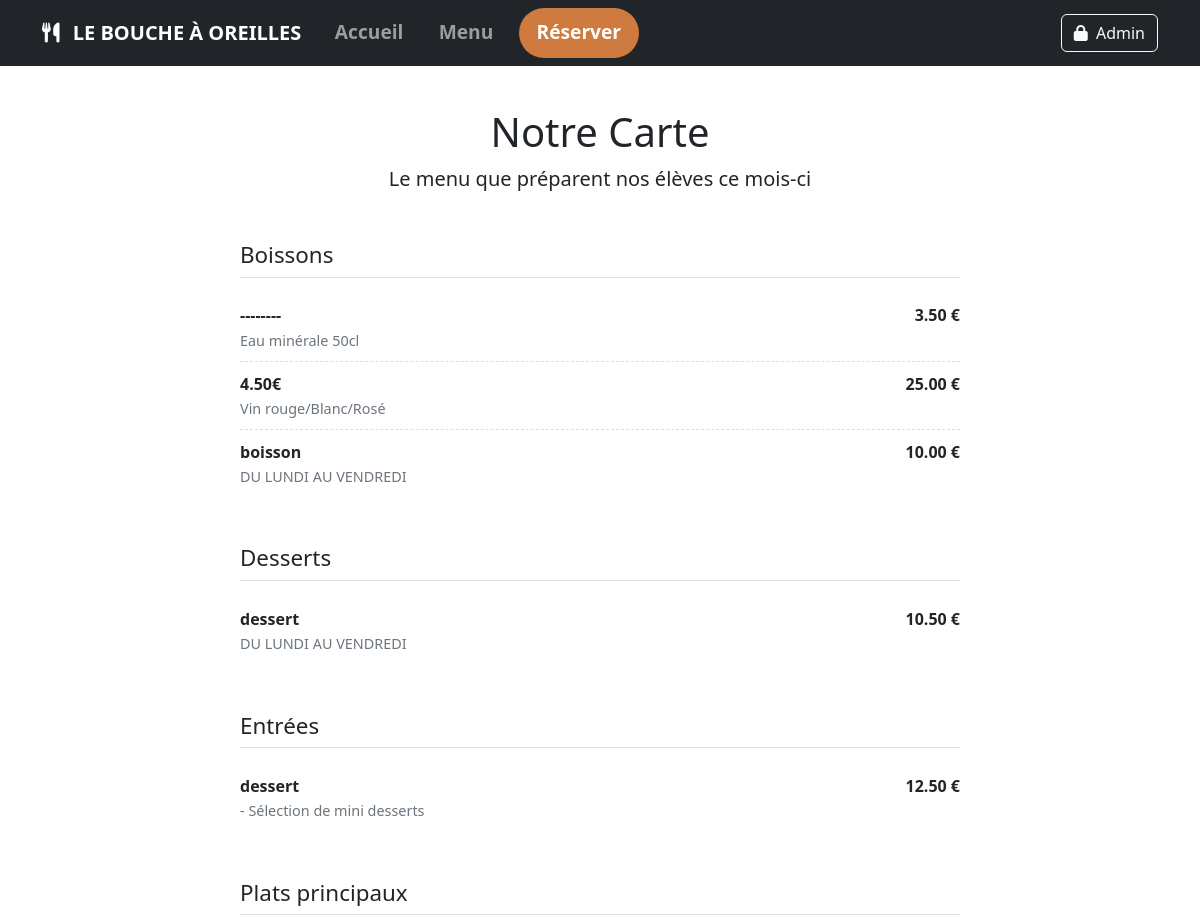
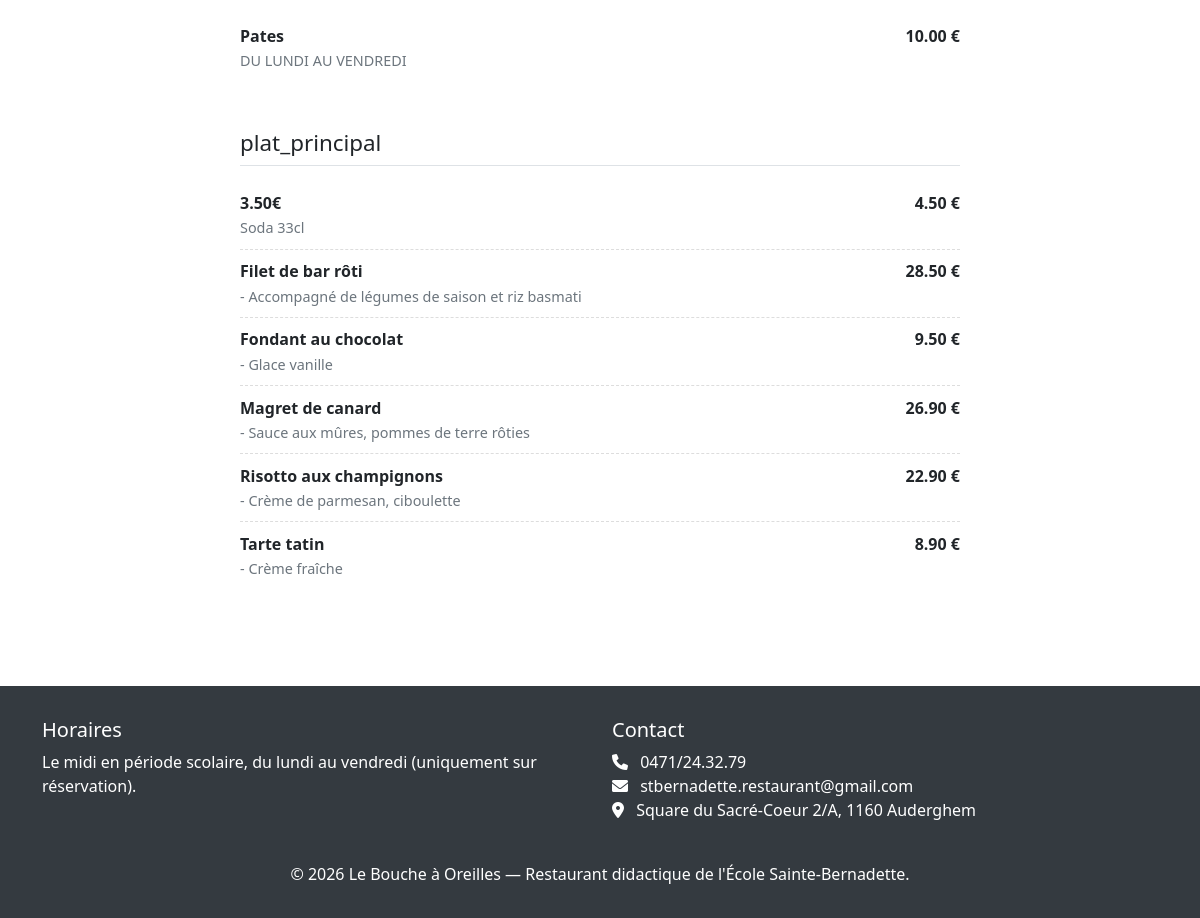
The app's page /carte with its own data (2 pictures, top to bottom).
### models.py (models this page shows)
class Plat(db.Model):
    __tablename__ = 'menu'
    id = db.Column(db.Integer, primary_key=True)
    nom = db.Column(db.String(100), nullable=False)
    description = db.Column(db.Text)
    prix = db.Column(db.Float, nullable=False)
    categorie = db.Column(db.String(50), nullable=False)
    image = db.Column(db.String(200))

### main.py (the view)
@app.route('/menu')
@app.route('/carte')
def menu():
    try:
        inspector = db.inspect(db.engine)
        if 'menu' not in inspector.get_table_names():
            app.logger.error("La table 'menu' n'existe pas dans la base de données")
            flash("La base de données n'est pas initialisée correctement. Veuillez contacter l'administrateur.", "error")
            return redirect(url_for('accueil'))
        plats = Plat.query.order_by(Plat.categorie, Plat.nom).all()
        menu_par_categorie = {}
        for plat in plats:
            categorie = plat.categorie or 'Autres'
            if categorie not in menu_par_categorie:
                menu_par_categorie[categorie] = []
            menu_par_categorie[categorie].append({
                'id': plat.id,
                'nom': plat.nom,
                'description': plat.description,
                'prix': plat.prix,
                'categorie': plat.categorie,
                'image': plat.image
            })
        menu_pdf = MenuDocument.query.order_by(MenuDocument.date_upload.desc()).first()
        if session.get('admin_logged_in'):
            return render_template('admin_menu.html',
                                menu_par_categorie=menu_par_categorie,
                                menu_pdf=menu_pdf)
        return render_template('menu.html',
                            menu_par_categorie=menu_par_categorie,
                            menu_pdf=menu_pdf)
    except Exception as e:
        app.logger.error(f"Erreur dans la route menu: {str(e)}")
        app.logger.error(f"Type d'erreur: {type(e).__name__}")
        import traceback
        app.logger.error(f"Traceback: {traceback.format_exc()}")
        flash(f"Une erreur est survenue lors du chargement du menu: {str(e)}", 'error')
        return redirect(url_for('accueil'))

### templates/menu.html (shortened to what this page needs)
{% extends "base.html" %}
{% block content %}
<div class="container my-5">
    <div class="text-center mb-5">
        <h1>Notre Carte</h1>
        <p class="lead">Le menu que préparent nos élèves ce mois-ci</p>
    </div>
    <div class="row">
        <div class="col-lg-8 mx-auto">
            {% for categorie, plats in menu_par_categorie.items() %}
            <div class="mb-5">
                <h2 class="border-bottom pb-2 mb-3" style="font-size: 1.4rem;">{{ categorie }}</h2>
                {% for plat in plats %}
                <div class="menu-item">
                    <div>
                        <div class="menu-item-name">{{ plat.nom }}</div>
                        {% if plat.description %}
                        <div class="menu-item-desc">{{ plat.description }}</div>
                        {% endif %}
                    </div>
                    <div class="menu-item-price">{{ "%.2f"|format(plat.prix) }} €</div>
                </div>
                {% endfor %}
            </div>
            {% endfor %}
        </div>
    </div>
</div>
{% endblock %}

### templates/base.html (shortened to what this page needs)
<!DOCTYPE html>
<html lang="fr">
<head>
    <link href="https://cdn.jsdelivr.net/npm/bootstrap@5.3.0/dist/css/bootstrap.min.css" rel="stylesheet">
    <link rel="stylesheet" href="https://cdnjs.cloudflare.com/ajax/libs/font-awesome/6.0.0/css/all.min.css">
</head>
<body>
    <nav class="navbar navbar-expand-lg navbar-dark bg-dark fixed-top">
        <div class="container">
            <a class="navbar-brand" href="{{ url_for('accueil') }}">
                <i class="fas fa-utensils me-2"></i> LE BOUCHE À OREILLES
            </a>
            <div class="collapse navbar-collapse" id="navbarNav">
                <ul class="navbar-nav me-auto">
                    <li class="nav-item">
                        <a class="nav-link" href="{{ url_for('accueil') }}">Accueil</a>
                    </li>
                    <li class="nav-item">
                        <a class="nav-link" href="{{ url_for('menu') }}">Menu</a>
                    </li>
                    <li class="nav-item">
                        <a class="nav-link nav-link-highlight" href="{{ url_for('reservation.reserver') }}">Réserver</a>
                    </li>
                </ul>
                <div class="d-flex">
                    {% if session.get('admin_logged_in') %}
                        <a href="{{ url_for('admin_logout') }}" class="btn btn-outline-danger">
                            <i class="fas fa-sign-out-alt me-1"></i> Déconnexion
                        </a>
                    {% else %}
                        <a href="{{ url_for('admin_login') }}" class="btn btn-outline-light">
                            <i class="fas fa-lock me-1"></i> Admin
                        </a>
                    {% endif %}
                </div>
            </div>
        </div>
    </nav>
    <main class="container">
        {% block content %}{% endblock %}
    </main>
    <footer class="footer">
        <div class="container">
            {% block footer_info %}
            <div class="row">
                <div class="col-md-6">
                    <h5>Horaires</h5>
                    <p class="mb-0">
                        Le midi en période scolaire, du lundi au vendredi
                        (uniquement sur réservation).
                    </p>
                </div>
                <div class="col-md-6">
                    <h5>Contact</h5>
                    <ul class="list-unstyled">
                        <li><i class="fas fa-phone me-2"></i> 0471/24.32.79</li>
                        <li><i class="fas fa-envelope me-2"></i> stbernadette.restaurant@gmail.com</li>
                        <li><i class="fas fa-map-marker-alt me-2"></i> Square du Sacré-Coeur 2/A, 1160 Auderghem</li>
                    </ul>
                </div>
            </div>
            {% endblock %}
            <div class="text-center mt-4">
                <p class="mb-0">&copy; 2026 Le Bouche à Oreilles — Restaurant didactique de l'École Sainte-Bernadette.</p>
            </div>
        </div>
    </footer>
</body>
</html>

### templates/base.html (style rules this page uses)
body { padding-top: 60px; background-color: #ffffff; }
.navbar-brand { font-weight: 600; }
.navbar-nav .nav-link { font-size: 1.2rem; font-weight: 600; padding: .65rem 1.1rem !important; }
.nav-link-highlight { background: #cf7a3e; border-radius: 50px; color: #fff !important; margin-left: .5rem; }
.footer { background-color: #343a40; color: white; padding: 2rem 0; margin-top: 3rem; }

### templates/menu.html (style rules this page uses)
.menu-item { display: flex; justify-content: space-between; align-items: baseline; gap: 1rem; padding: .6rem 0; border-bottom: 1px dashed #ddd; }
.menu-item:last-child { border-bottom: none; }
.menu-item-name { font-weight: 600; }
.menu-item-desc { color: #6c757d; font-size: .9rem; margin-top: .15rem; }
.menu-item-price { font-weight: 600; white-space: nowrap; }

### records on screen
Plat: categorie "Boissons", nom "--------", description "Eau minérale 50cl", prix "3.50"
Plat: nom "4.50€", description "Vin rouge/Blanc/Rosé", prix "25.00"
Plat: nom "boisson", description "DU LUNDI AU VENDREDI", prix "10.00"
Plat: categorie "Desserts", nom "dessert", description "DU LUNDI AU VENDREDI", prix "10.50"
Plat: categorie "Entrées", nom "dessert", description "- Sélection de mini desserts", prix "12.50"
Plat: categorie "Plats principaux", nom "Pates", description "DU LUNDI AU VENDREDI", prix "10.00"
Plat: categorie "plat_principal", nom "3.50€", description "Soda 33cl", prix "4.50"
Plat: nom "Filet de bar rôti", description "- Accompagné de légumes de saison et riz basmati", prix "28.50"
Plat: nom "Fondant au chocolat", description "- Glace vanille", prix "9.50"
Plat: nom "Magret de canard", description "- Sauce aux mûres, pommes de terre rôties", prix "26.90"
Plat: nom "Risotto aux champignons", description "- Crème de parmesan, ciboulette", prix "22.90"
Plat: nom "Tarte tatin", description "- Crème fraîche", prix "8.90"
